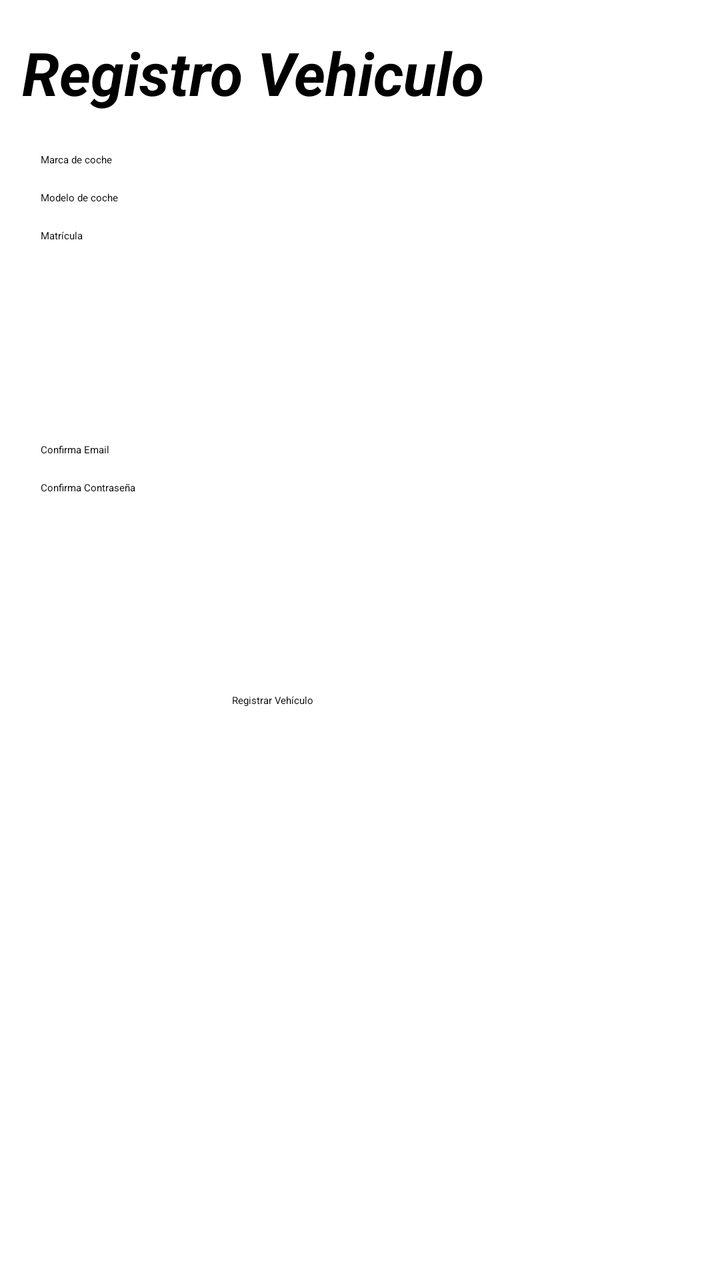
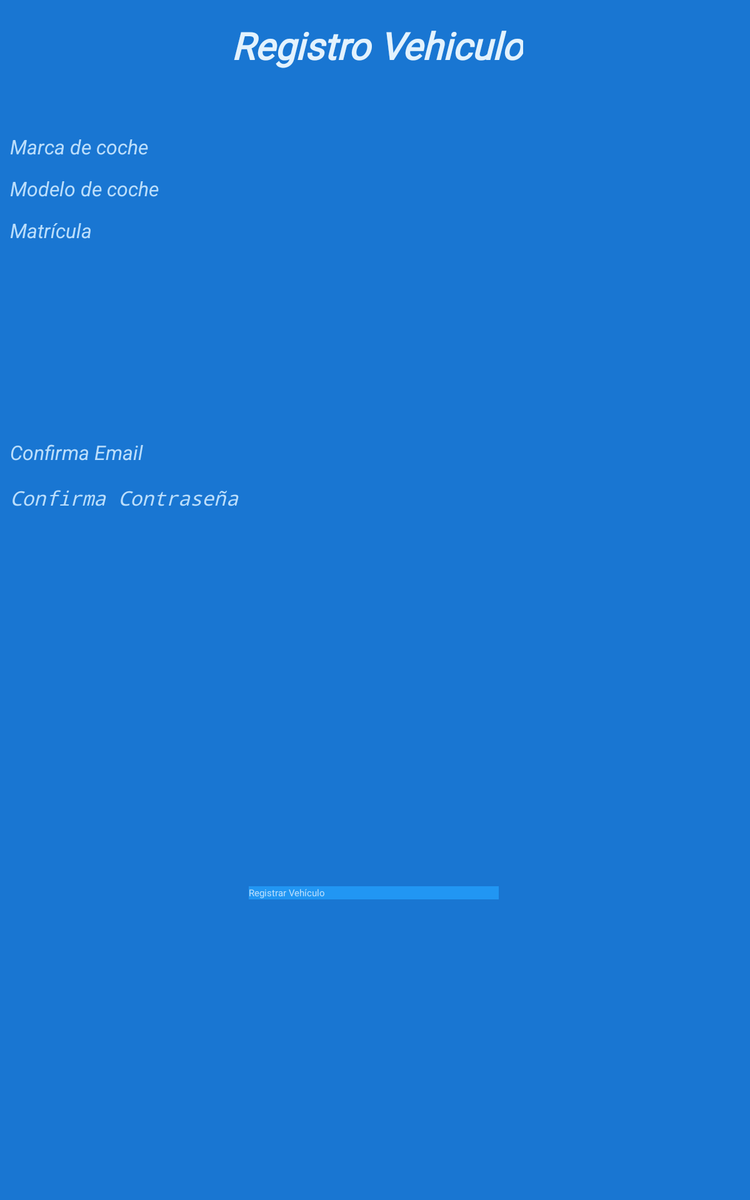

One screen, two layout resources from the same app: the default and the repository's alternative for another configuration. Each is rendered where Android would select it; the XML of both is given below.
<!-- AndroidManifest.xml: application theme AppTheme -->
<!-- res/layout/layout_vista_vehiculo.xml -->
<?xml version="1.0" encoding="utf-8"?>
<android.support.constraint.ConstraintLayout
    xmlns:android="http://schemas.android.com/apk/res/android"
    xmlns:app="http://schemas.android.com/apk/res-auto"
    xmlns:tools="http://schemas.android.com/tools"
    android:layout_width="match_parent"
    android:layout_height="match_parent">

    <TextView
        android:id="@+id/PerfilTitle"
        android:layout_width="wrap_content"
        android:layout_height="wrap_content"
        android:layout_marginEnd="8dp"
        android:layout_marginStart="8dp"
        android:layout_marginTop="16dp"
        android:text="Registro Vehiculo"
        android:textSize="30sp"
        android:textStyle="bold|italic"
        app:layout_constraintEnd_toEndOf="parent"
        app:layout_constraintHorizontal_bias="0.028"
        app:layout_constraintStart_toStartOf="parent"
        app:layout_constraintTop_toTopOf="parent" />

    <EditText
        android:id="@+id/nombreTitle"
        android:layout_width="wrap_content"
        android:layout_height="wrap_content"
        android:layout_marginEnd="8dp"
        android:layout_marginStart="8dp"
        android:layout_marginTop="20dp"
        android:ems="10"
        android:inputType="textPersonName"
        android:text="Marca de coche"
        app:layout_constraintEnd_toEndOf="parent"
        app:layout_constraintHorizontal_bias="0.043"
        app:layout_constraintStart_toStartOf="parent"
        app:layout_constraintTop_toBottomOf="@+id/PerfilTitle" />

    <EditText
        android:id="@+id/telefonoTitle"
        android:layout_width="wrap_content"
        android:layout_height="wrap_content"
        android:layout_marginEnd="8dp"
        android:layout_marginStart="8dp"
        android:layout_marginTop="12dp"
        android:ems="10"
        android:inputType="textPersonName"
        android:text="Modelo de coche"
        app:layout_constraintEnd_toEndOf="parent"
        app:layout_constraintHorizontal_bias="0.043"
        app:layout_constraintStart_toStartOf="parent"
        app:layout_constraintTop_toBottomOf="@+id/nombreTitle" />

    <EditText
        android:id="@+id/direccionTitle"
        android:layout_width="wrap_content"
        android:layout_height="wrap_content"
        android:layout_marginEnd="8dp"
        android:layout_marginStart="8dp"
        android:layout_marginTop="12dp"
        android:ems="10"
        android:inputType="textPersonName"
        android:text="Matrícula"
        app:layout_constraintEnd_toEndOf="parent"
        app:layout_constraintHorizontal_bias="0.043"
        app:layout_constraintStart_toStartOf="parent"
        app:layout_constraintTop_toBottomOf="@+id/telefonoTitle" />

    <EditText
        android:id="@+id/passwordTitle"
        android:layout_width="wrap_content"
        android:layout_height="wrap_content"
        android:layout_marginEnd="8dp"
        android:layout_marginStart="8dp"
        android:layout_marginTop="100dp"
        android:ems="10"
        android:inputType="textPersonName"
        android:text="Confirma Email"
        app:layout_constraintEnd_toEndOf="parent"
        app:layout_constraintHorizontal_bias="0.043"
        app:layout_constraintStart_toStartOf="parent"
        app:layout_constraintTop_toBottomOf="@+id/direccionTitle" />

    <EditText
        android:id="@+id/editText6"
        android:layout_width="wrap_content"
        android:layout_height="wrap_content"
        android:layout_marginEnd="8dp"
        android:layout_marginStart="8dp"
        android:layout_marginTop="12dp"
        android:ems="10"
        android:inputType="textPersonName"
        android:text="Confirma Contraseña"
        app:layout_constraintEnd_toEndOf="parent"
        app:layout_constraintHorizontal_bias="0.043"
        app:layout_constraintStart_toStartOf="parent"
        app:layout_constraintTop_toBottomOf="@+id/passwordTitle" />

    <Button
        android:id="@+id/historialButton"
        android:layout_width="127dp"
        android:layout_height="58dp"
        android:layout_marginBottom="8dp"
        android:layout_marginEnd="8dp"
        android:layout_marginStart="8dp"
        android:layout_marginTop="8dp"
        android:text="Registrar Vehículo"
        app:layout_constraintBottom_toBottomOf="parent"
        app:layout_constraintEnd_toEndOf="parent"
        app:layout_constraintHorizontal_bias="0.498"
        app:layout_constraintStart_toStartOf="parent"
        app:layout_constraintTop_toBottomOf="@+id/editText6"
        app:layout_constraintVertical_bias="0.287" />

</android.support.constraint.ConstraintLayout>
<!-- resources referenced by this layout -->
<resources>
  <style name="AppTheme" parent="">
          
          
          
          
      </style>
</resources>
<!-- res/layout-large/layout_vista_vehiculo.xml (the repository's variant of the layout above) -->
<!-- drawn on a 7-inch tablet held upright -->
<?xml version="1.0" encoding="utf-8"?>
<android.support.constraint.ConstraintLayout
    xmlns:android="http://schemas.android.com/apk/res/android"
    xmlns:app="http://schemas.android.com/apk/res-auto"
    xmlns:tools="http://schemas.android.com/tools"
    android:layout_width="match_parent"
    android:layout_height="match_parent"
    android:background="@color/background">

    <TextView
        android:id="@+id/PerfilTitle"
        android:layout_width="wrap_content"
        android:layout_height="wrap_content"
        android:layout_marginEnd="8dp"
        android:layout_marginStart="8dp"
        android:layout_marginTop="16dp"
        android:fontFamily="@font/ubuntu_medium"
        android:text="Registro Vehiculo"
        android:textColor="@color/texto"
        android:textSize="30sp"
        android:textStyle="bold|italic"
        app:layout_constraintEnd_toEndOf="parent"
        app:layout_constraintHorizontal_bias="0.505"
        app:layout_constraintStart_toStartOf="parent"
        app:layout_constraintTop_toTopOf="parent" />

    <EditText
        android:id="@+id/marcaRegistro"
        android:layout_width="0dp"
        android:layout_height="wrap_content"
        android:layout_marginEnd="8dp"
        android:layout_marginStart="8dp"
        android:layout_marginTop="50dp"
        android:ems="10"
        android:inputType="textPersonName"
        android:hint="Marca de coche"
        android:textColor="@color/texto_borde"
        android:textSize="16sp"
        android:textStyle="italic"
        app:layout_constraintEnd_toEndOf="parent"
        app:layout_constraintHorizontal_bias="0.043"
        app:layout_constraintStart_toStartOf="parent"
        app:layout_constraintTop_toBottomOf="@+id/PerfilTitle" />

    <EditText
        android:id="@+id/modeloRegistro"
        android:layout_width="0dp"
        android:layout_height="wrap_content"
        android:layout_marginEnd="8dp"
        android:layout_marginStart="8dp"
        android:layout_marginTop="12dp"
        android:ems="10"
        android:inputType="textPersonName"
        android:hint="Modelo de coche"
        android:textColor="@color/texto_borde"
        android:textSize="16sp"
        android:textStyle="italic"
        app:layout_constraintEnd_toEndOf="parent"
        app:layout_constraintHorizontal_bias="0.043"
        app:layout_constraintStart_toStartOf="parent"
        app:layout_constraintTop_toBottomOf="@+id/marcaRegistro" />

    <EditText
        android:id="@+id/matriculaRegistro"
        android:layout_width="0dp"
        android:layout_height="wrap_content"
        android:layout_marginEnd="8dp"
        android:layout_marginStart="8dp"
        android:layout_marginTop="12dp"
        android:ems="10"
        android:inputType="textPersonName"
        android:hint="Matrícula"
        android:textColor="@color/texto_borde"
        android:textSize="16sp"
        android:textStyle="italic"
        app:layout_constraintEnd_toEndOf="parent"
        app:layout_constraintHorizontal_bias="0.043"
        app:layout_constraintStart_toStartOf="parent"
        app:layout_constraintTop_toBottomOf="@+id/modeloRegistro" />

    <EditText
        android:id="@+id/emailVehiculo"
        android:layout_width="0dp"
        android:layout_height="wrap_content"
        android:layout_marginEnd="8dp"
        android:layout_marginStart="8dp"
        android:layout_marginTop="156dp"
        android:ems="10"
        android:inputType="textEmailAddress"
        android:hint="Confirma Email"
        android:textColor="@color/texto_borde"
        android:textSize="16sp"
        android:textStyle="italic"
        app:layout_constraintEnd_toEndOf="parent"
        app:layout_constraintHorizontal_bias="1.0"
        app:layout_constraintStart_toStartOf="parent"
        app:layout_constraintTop_toBottomOf="@+id/matriculaRegistro" />

    <EditText
        android:id="@+id/passwordVehiculo"
        android:layout_width="0dp"
        android:layout_height="wrap_content"
        android:layout_marginEnd="8dp"
        android:layout_marginStart="8dp"
        android:layout_marginTop="15dp"
        android:ems="10"
        android:inputType="textPassword"
        android:hint="Confirma Contraseña"
        android:textColor="@color/texto_borde"
        android:textSize="16sp"
        android:textStyle="italic"
        app:layout_constraintEnd_toEndOf="parent"
        app:layout_constraintHorizontal_bias="0.0"
        app:layout_constraintStart_toStartOf="parent"
        app:layout_constraintTop_toBottomOf="@+id/emailVehiculo" />

    <Button
        android:id="@+id/regisHistorialButton"
        android:layout_width="200dp"
        android:layout_height="wrap_content"
        android:layout_marginBottom="8dp"
        android:layout_marginEnd="8dp"
        android:layout_marginStart="8dp"
        android:layout_marginTop="8dp"
        android:background="@color/botones"
        android:fontFamily="@font/ubuntu_medium"
        android:onClick="onClick"
        android:text="Registrar Vehículo"
        android:textColor="@color/texto_borde"
        app:layout_constraintBottom_toBottomOf="parent"
        app:layout_constraintEnd_toEndOf="parent"
        app:layout_constraintHorizontal_bias="0.497"
        app:layout_constraintStart_toStartOf="parent"
        app:layout_constraintTop_toBottomOf="@+id/passwordVehiculo"
        app:layout_constraintVertical_bias="0.557" />

</android.support.constraint.ConstraintLayout>
<!-- resources referenced by the variant -->
<!-- as a 7-inch tablet held upright resolves them -->
<resources>
  <color name="background">#1976d2</color>
  <color name="botones">#2196f3</color>
  <color name="texto">#e3f2fd</color>
  <color name="texto_borde">#bbdefb</color>
  <style name="AppTheme" parent="">
          
          
          
          
      </style>
</resources>
